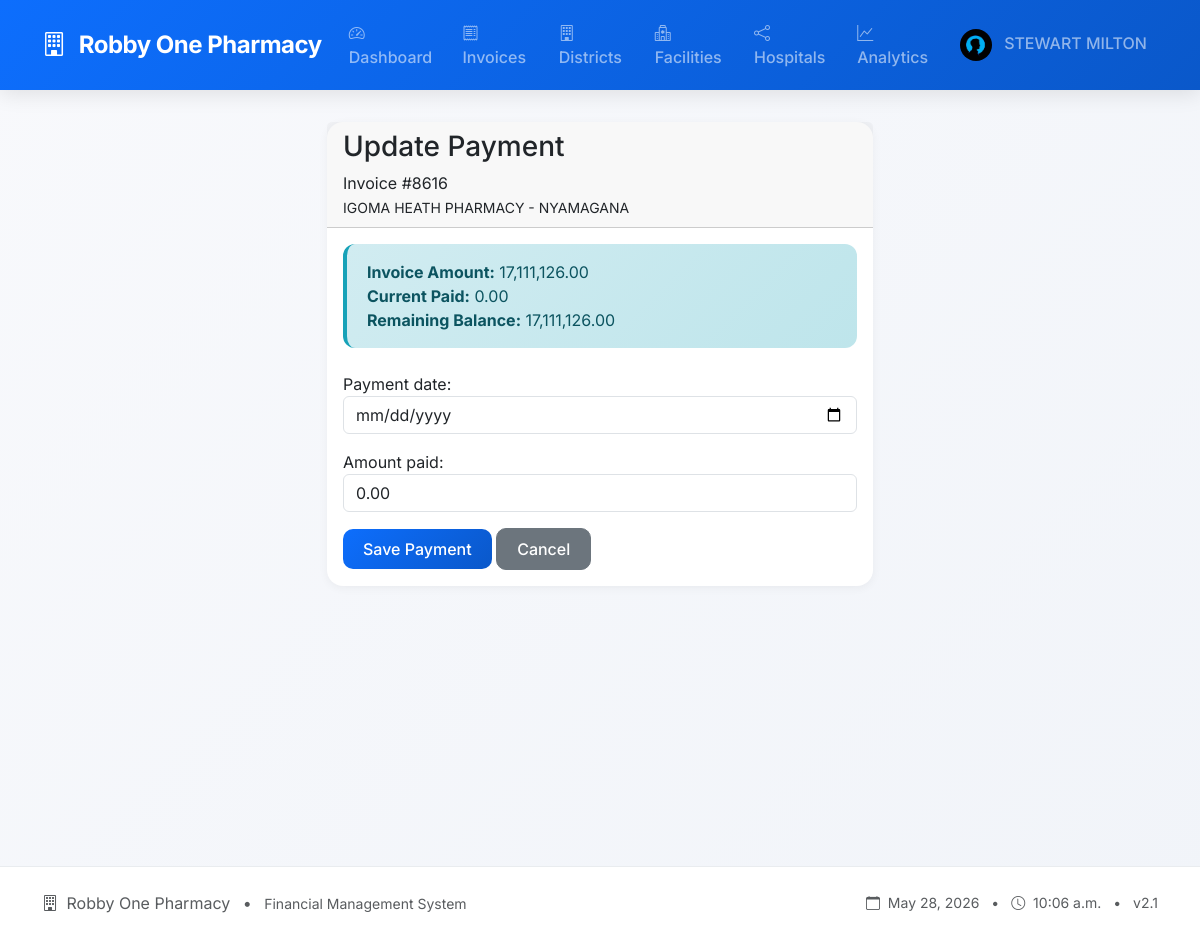
/update-payment/109/ (signed in), run on an earlier commit of the app's database.
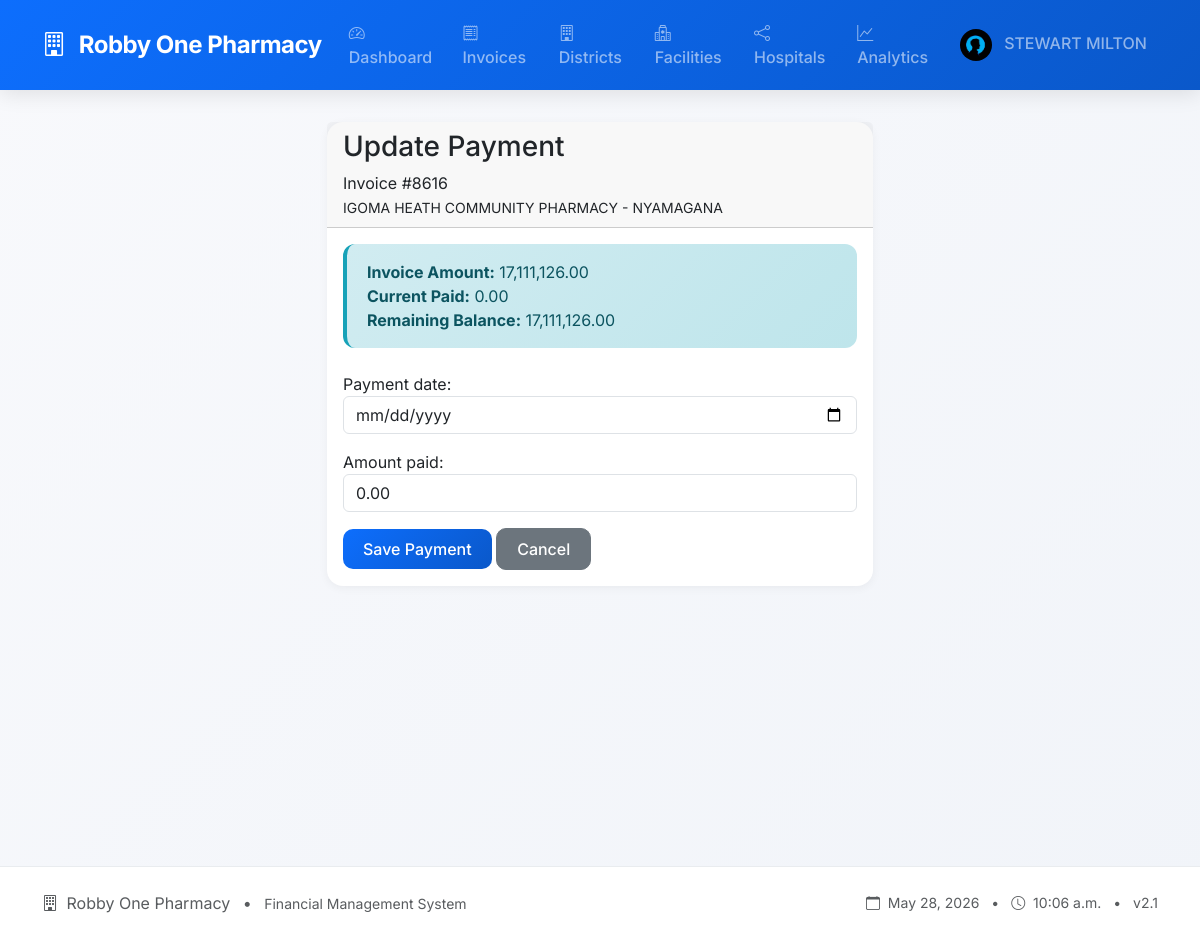
And on a later commit of the database.
### invoices/models.py (models this page shows, shortened)
class Invoice(models.Model):
    facility = models.ForeignKey(Facility, on_delete=models.CASCADE, related_name='invoices')
    invoice_number = models.CharField(max_length=50, unique=True)  # unique=True
    invoice_date = models.DateField()
    invoice_amount = models.DecimalField(max_digits=12, decimal_places=2, validators=[MinValueValidator(0)])
    payment_date = models.DateField(null=True, blank=True)
    amount_paid = models.DecimalField(max_digits=12, decimal_places=2, default=0, validators=[MinValueValidator(0)])
    class Meta:
        ordering = ['-invoice_date']
    @property
    def balance(self):
        return self.invoice_amount - self.amount_paid

class Facility(models.Model):
    district = models.ForeignKey(District, on_delete=models.CASCADE, related_name='facilities')
    name = models.CharField(max_length=200)
    class Meta:
        ordering = ['name']
        unique_together = ['district', 'name']

class District(models.Model):
    name = models.CharField(max_length=100, unique=True)
    tin_number = models.CharField(max_length=50, blank=True)
    class Meta:
        ordering = ['name']

### invoices/views.py (the view)
# urls.py: path('update-payment/<int:invoice_id>/', views.update_payment, name='update_payment'),
@login_required
def update_payment(request, invoice_id):
    invoice = get_object_or_404(Invoice, pk=invoice_id)
    if request.method == 'POST':
        form = PaymentUpdateForm(request.POST, instance=invoice)
        if form.is_valid():
            old_amount = invoice.amount_paid
            form.save()
            ActivityLog.objects.create(
                user=request.user,
                action='UPDATE_PAYMENT',
                message=f'Updated payment for invoice {invoice.invoice_number} from {old_amount:,.2f} to {invoice.amount_paid:,.2f}'
            )
            if invoice.balance == 0:
                notification_message = f'Invoice #{invoice.invoice_number} is now fully paid!'
                notification_type = 'success'
            else:
                notification_message = f'Payment updated for invoice #{invoice.invoice_number} - New balance: {invoice.balance:,.2f}'
                notification_type = 'info'
            create_notification(
                user=request.user,
                title='Payment Updated',
                message=notification_message,
                notification_type=notification_type,
                link=f'/facility/{invoice.facility.id}/'
            )
            if invoice.balance > 0 and (timezone.now().date() - invoice.invoice_date).days > 30:
                create_notification(
                    user=request.user,
                    title='Payment Overdue',
                    message=f'Invoice #{invoice.invoice_number} is overdue by {(timezone.now().date() - invoice.invoice_date).days} days. Balance: {invoice.balance:,.2f}',
                    notification_type='warning',
                    link=f'/update-payment/{invoice.id}/'
                )
            messages.success(request, f'Payment updated for invoice {invoice.invoice_number}')
            return redirect('facility_detail', facility_id=invoice.facility.id)
    else:
        form = PaymentUpdateForm(instance=invoice)
    return render(request, 'invoices/update_payment.html', {
        'invoice': invoice,
        'form': form
    })

### invoices/forms.py (shortened to what this page needs)
class PaymentUpdateForm(forms.ModelForm):
    class Meta:
        model = Invoice
        fields = ['payment_date', 'amount_paid']
        widgets = {
            'payment_date': forms.DateInput(attrs={'type': 'date', 'class': 'form-control'}),
            'amount_paid': forms.NumberInput(attrs={'class': 'form-control', 'step': '0.01'}),
        }

### invoices/templates/invoices/update_payment.html (shortened to what this page needs)
{% extends 'base.html' %}
{% load humanize %}
{% block content %}
<div class="row justify-content-center">
    <div class="col-md-6">
        <div class="card">
            <div class="card-header">
                <h3>Update Payment</h3>
                <p class="mb-0">Invoice #{{ invoice.invoice_number }}</p>
                <small>{{ invoice.facility.name }} - {{ invoice.facility.district.name }}</small>
            </div>
            <div class="card-body">
                <div class="alert alert-info">
                    <strong>Invoice Amount:</strong> {{ invoice.invoice_amount|floatformat:2|intcomma }}<br>
                    <strong>Current Paid:</strong> {{ invoice.amount_paid|floatformat:2|intcomma }}<br>
                    <strong>Remaining Balance:</strong> {{ invoice.balance|floatformat:2|intcomma }}
                </div>
                <form method="post">
                    {{ form.as_p }}
                    <div class="mt-3">
                        <button type="submit" class="btn btn-primary">Save Payment</button>
                        <a href="{% url 'facility_detail' invoice.facility.id %}" class="btn btn-secondary">Cancel</a>
                    </div>
                </form>
            </div>
        </div>
    </div>
</div>
{% endblock %}

What changed in the data, as far as the page shows it:
changed through a linked row, Invoice "NYAMAGANA": facility.name "IGOMA HEATH PHARMACY" → "IGOMA HEATH COMMUNITY PHARMACY"
